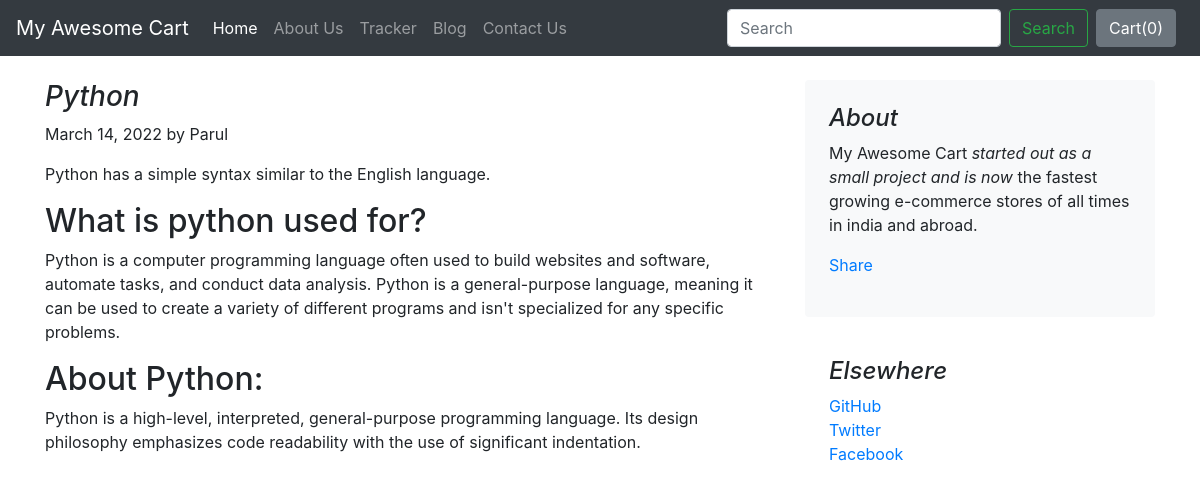
The app's page /blog/blogpost/2 with its own data.
### blog/models.py (models this page shows)
class Blogpost(models.Model):
    post_id = models.AutoField(primary_key=True)
    title = models.CharField(max_length=50)
    head0 = models.CharField(max_length=500, default="")
    chead0 = models.CharField(max_length=5000, default="")
    head1 = models.CharField(max_length=500, default="")
    chead1 = models.CharField(max_length=5000, default="")
    head2 =  models.CharField(max_length=500, default="")
    chead2 = models.CharField(max_length=5000, default="")
    pub_date = models.DateField()
    thumbnail = models.ImageField(upload_to="shop/images", default="")
    def __str__(self):
        return self.title

### blog/views.py (the view)
# urls.py: path("blogpost/<int:id>", views.blogpost, name="blogPost")
def blogpost(request, id):
    post = Blogpost.objects.filter(post_id = id)[0]
    print(post)
    return render(request, 'blog/blogpost.html', {'post':post})

### blog/templates/blog/blogpost.html (shortened to what this page needs)
{% extends 'blog/basic.html' %}
{% block body %}
<div class="container">
    <div class="row mt-4">
        <div class="col-md-8 blog-main">
            <h3 class="font-italic">
                {{post.title}}
            </h3>
            <div class="blog-post">
                <p class="blog-post-meta">{{post.pub_date}} by Parul</p>
                <p>{{post.chead0}}</p>
                <h2>{{post.head1}}</h2>
                <p>{{post.chead1}}</p>
                <h2>{{post.head2}}</h2>
                <p>{{post.chead2}}</p>
            </div>
        </div>
        <aside class="col-md-4 blog-sidebar">
            <div class="p-4 mb-3 bg-light rounded">
                <h4 class="font-italic">About</h4>
                <p class="mb-0">My Awesome Cart <em>started out as a small project and is now</em> the fastest growing e-commerce stores of all times in india and abroad.</p>
                <div class="my-3 fb-share-button" data-href="http://127.0.0.1:8000/blog/blogpost/{{post.post_id}}" data-layout="button_count" data-size="large"><a target="_blank" href="https://www.facebook.com/sharer/sharer.php?u=http%3A%2F%2F127.0.0.1%3A8000%2Fblog%2Fblogpost%2F4&src=sdkpreparse" class="fb-xfbml-parse-ignore">Share</a></div>
            </div>
            <div class="p-4">
                <h4 class="font-italic">Elsewhere</h4>
                <ol class="list-unstyled">
                    <li><a href="#">GitHub</a></li>
                    <li><a href="#">Twitter</a></li>
                    <li><a href="#">Facebook</a></li>
                </ol>
            </div>
        </aside>
    </div>
</div>
{% endblock %}

### records on screen
Blogpost: title "Python", pub_date "March 14, 2022", chead0 "Python has a simple syntax similar to the English language.", head1 "What is python used for?", chead1 "Python is a computer programming language often used to build websites and software, automate tasks, and conduct data analysis. Python is a general-purpose language, meaning it can be used to create a variety of different programs and isn't specialized for any specific problems.", head2 "About Python:", chead2 "Python is a high-level, interpreted, general-purpose programming language. Its design philosophy emphasizes code readability with the use of significant indentation."
